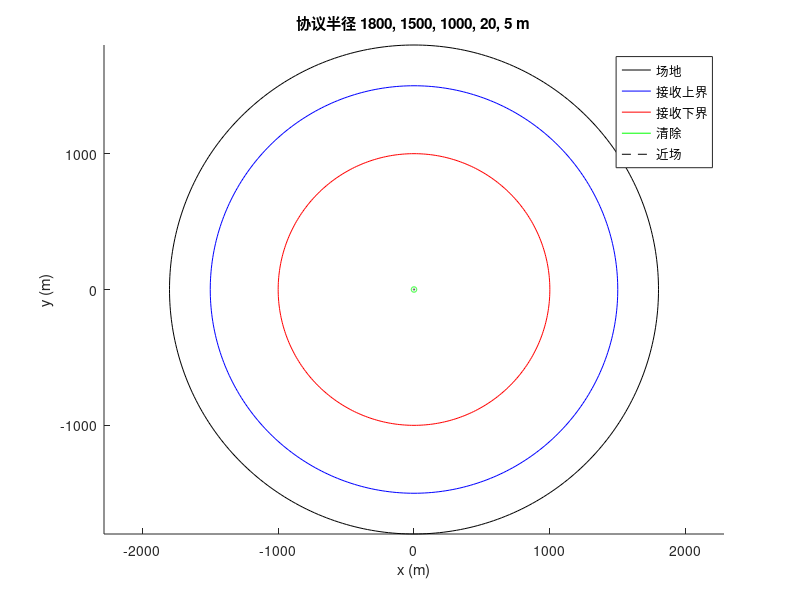

This chart was generated by the following MATLAB code:
f=figure('Name','Fig02 protocol radii','Color','white'); t=linspace(0,2*pi,361); hold on; plot(1800*cos(t),1800*sin(t),'k'); plot(1500*cos(t),1500*sin(t),'b'); plot(1000*cos(t),1000*sin(t),'r'); plot(20*cos(t),20*sin(t),'g'); plot(5*cos(t),5*sin(t),'k--'); axis equal; xlabel('x (m)'); ylabel('y (m)'); title('协议半径 1800, 1500, 1000, 20, 5 m'); legend('场地','接收上界','接收下界','清除','近场');
